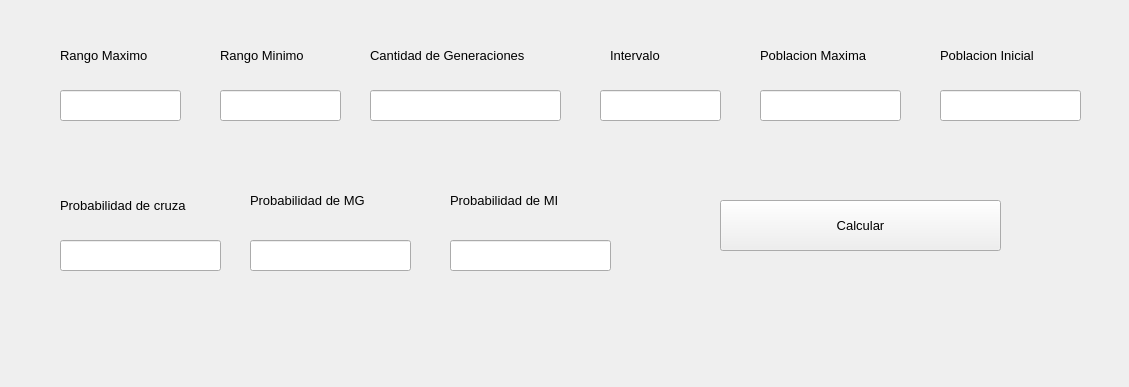
<?xml version="1.0" encoding="UTF-8"?>
<ui version="4.0">
 <class>Formulario</class>
 <widget class="QWidget" name="Formulario">
  <property name="geometry">
   <rect>
    <x>0</x>
    <y>0</y>
    <width>1129</width>
    <height>387</height>
   </rect>
  </property>
  <property name="windowTitle">
   <string>Formulario</string>
  </property>
  <widget class="QLabel" name="labelRangoMaximo">
   <property name="geometry">
    <rect>
     <x>60</x>
     <y>40</y>
     <width>111</width>
     <height>31</height>
    </rect>
   </property>
   <property name="font">
    <font>
     <pointsize>10</pointsize>
    </font>
   </property>
   <property name="text">
    <string>Rango Maximo</string>
   </property>
  </widget>
  <widget class="QPushButton" name="pushButtonCalcular">
   <property name="geometry">
    <rect>
     <x>720</x>
     <y>200</y>
     <width>281</width>
     <height>51</height>
    </rect>
   </property>
   <property name="font">
    <font>
     <pointsize>10</pointsize>
    </font>
   </property>
   <property name="text">
    <string>Calcular</string>
   </property>
  </widget>
  <widget class="QLineEdit" name="lineEditRangoMaximo">
   <property name="geometry">
    <rect>
     <x>60</x>
     <y>90</y>
     <width>121</width>
     <height>31</height>
    </rect>
   </property>
  </widget>
  <widget class="QLabel" name="labelRangoMinimo">
   <property name="geometry">
    <rect>
     <x>220</x>
     <y>40</y>
     <width>111</width>
     <height>31</height>
    </rect>
   </property>
   <property name="font">
    <font>
     <pointsize>10</pointsize>
    </font>
   </property>
   <property name="text">
    <string>Rango Minimo</string>
   </property>
  </widget>
  <widget class="QLineEdit" name="lineEditRangoMinimo">
   <property name="geometry">
    <rect>
     <x>220</x>
     <y>90</y>
     <width>121</width>
     <height>31</height>
    </rect>
   </property>
  </widget>
  <widget class="QLabel" name="labelGeneraciones">
   <property name="geometry">
    <rect>
     <x>370</x>
     <y>40</y>
     <width>201</width>
     <height>31</height>
    </rect>
   </property>
   <property name="font">
    <font>
     <pointsize>10</pointsize>
    </font>
   </property>
   <property name="text">
    <string>Cantidad de Generaciones</string>
   </property>
   <property name="textFormat">
    <enum>Qt::AutoText</enum>
   </property>
   <property name="alignment">
    <set>Qt::AlignJustify|Qt::AlignVCenter</set>
   </property>
  </widget>
  <widget class="QLineEdit" name="lineEditCantidadGeneraciones">
   <property name="geometry">
    <rect>
     <x>370</x>
     <y>90</y>
     <width>191</width>
     <height>31</height>
    </rect>
   </property>
  </widget>
  <widget class="QLabel" name="labelIntervalo">
   <property name="geometry">
    <rect>
     <x>610</x>
     <y>40</y>
     <width>111</width>
     <height>31</height>
    </rect>
   </property>
   <property name="font">
    <font>
     <pointsize>10</pointsize>
    </font>
   </property>
   <property name="layoutDirection">
    <enum>Qt::LeftToRight</enum>
   </property>
   <property name="text">
    <string>Intervalo</string>
   </property>
  </widget>
  <widget class="QLineEdit" name="lineEditIntervalo">
   <property name="geometry">
    <rect>
     <x>600</x>
     <y>90</y>
     <width>121</width>
     <height>31</height>
    </rect>
   </property>
  </widget>
  <widget class="QLineEdit" name="lineEditPMaxima">
   <property name="geometry">
    <rect>
     <x>760</x>
     <y>90</y>
     <width>141</width>
     <height>31</height>
    </rect>
   </property>
   <property name="text">
    <string/>
   </property>
  </widget>
  <widget class="QLabel" name="labelPoblacionMaxima">
   <property name="geometry">
    <rect>
     <x>760</x>
     <y>40</y>
     <width>201</width>
     <height>31</height>
    </rect>
   </property>
   <property name="font">
    <font>
     <pointsize>10</pointsize>
    </font>
   </property>
   <property name="text">
    <string>Poblacion Maxima</string>
   </property>
   <property name="textFormat">
    <enum>Qt::AutoText</enum>
   </property>
   <property name="alignment">
    <set>Qt::AlignJustify|Qt::AlignVCenter</set>
   </property>
  </widget>
  <widget class="QLabel" name="labelPCruza">
   <property name="geometry">
    <rect>
     <x>60</x>
     <y>190</y>
     <width>171</width>
     <height>31</height>
    </rect>
   </property>
   <property name="font">
    <font>
     <pointsize>10</pointsize>
    </font>
   </property>
   <property name="text">
    <string>Probabilidad de cruza</string>
   </property>
   <property name="textFormat">
    <enum>Qt::AutoText</enum>
   </property>
   <property name="alignment">
    <set>Qt::AlignJustify|Qt::AlignVCenter</set>
   </property>
  </widget>
  <widget class="QLineEdit" name="lineEditPCruza">
   <property name="geometry">
    <rect>
     <x>60</x>
     <y>240</y>
     <width>161</width>
     <height>31</height>
    </rect>
   </property>
   <property name="text">
    <string/>
   </property>
  </widget>
  <widget class="QLabel" name="labelPoblacionInicial">
   <property name="geometry">
    <rect>
     <x>940</x>
     <y>40</y>
     <width>201</width>
     <height>31</height>
    </rect>
   </property>
   <property name="font">
    <font>
     <pointsize>10</pointsize>
    </font>
   </property>
   <property name="text">
    <string>Poblacion Inicial</string>
   </property>
   <property name="textFormat">
    <enum>Qt::AutoText</enum>
   </property>
   <property name="alignment">
    <set>Qt::AlignJustify|Qt::AlignVCenter</set>
   </property>
  </widget>
  <widget class="QLineEdit" name="lineEditPInicial">
   <property name="geometry">
    <rect>
     <x>940</x>
     <y>90</y>
     <width>141</width>
     <height>31</height>
    </rect>
   </property>
   <property name="text">
    <string/>
   </property>
  </widget>
  <widget class="QLineEdit" name="lineEditPMutacionG">
   <property name="geometry">
    <rect>
     <x>250</x>
     <y>240</y>
     <width>161</width>
     <height>31</height>
    </rect>
   </property>
   <property name="text">
    <string/>
   </property>
  </widget>
  <widget class="QLabel" name="labelPMutacionG">
   <property name="geometry">
    <rect>
     <x>250</x>
     <y>180</y>
     <width>151</width>
     <height>41</height>
    </rect>
   </property>
   <property name="font">
    <font>
     <pointsize>10</pointsize>
    </font>
   </property>
   <property name="text">
    <string>Probabilidad de MG</string>
   </property>
   <property name="textFormat">
    <enum>Qt::AutoText</enum>
   </property>
   <property name="alignment">
    <set>Qt::AlignJustify|Qt::AlignVCenter</set>
   </property>
  </widget>
  <widget class="QLabel" name="labelPMutacionG_2">
   <property name="geometry">
    <rect>
     <x>450</x>
     <y>180</y>
     <width>151</width>
     <height>41</height>
    </rect>
   </property>
   <property name="font">
    <font>
     <pointsize>10</pointsize>
    </font>
   </property>
   <property name="text">
    <string>Probabilidad de MI</string>
   </property>
   <property name="textFormat">
    <enum>Qt::AutoText</enum>
   </property>
   <property name="alignment">
    <set>Qt::AlignJustify|Qt::AlignVCenter</set>
   </property>
  </widget>
  <widget class="QLineEdit" name="lineEditPMutacionI">
   <property name="geometry">
    <rect>
     <x>450</x>
     <y>240</y>
     <width>161</width>
     <height>31</height>
    </rect>
   </property>
   <property name="text">
    <string/>
   </property>
  </widget>
 </widget>
 <resources/>
 <connections/>
</ui>
